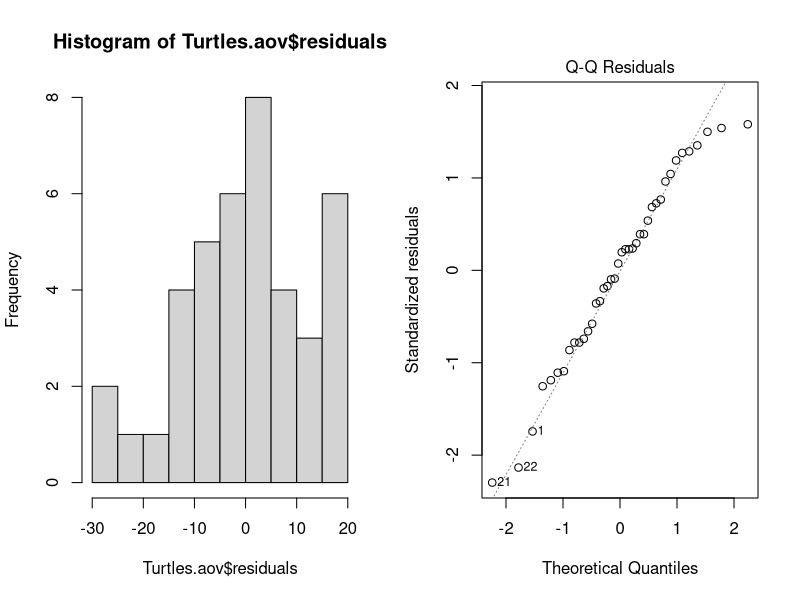
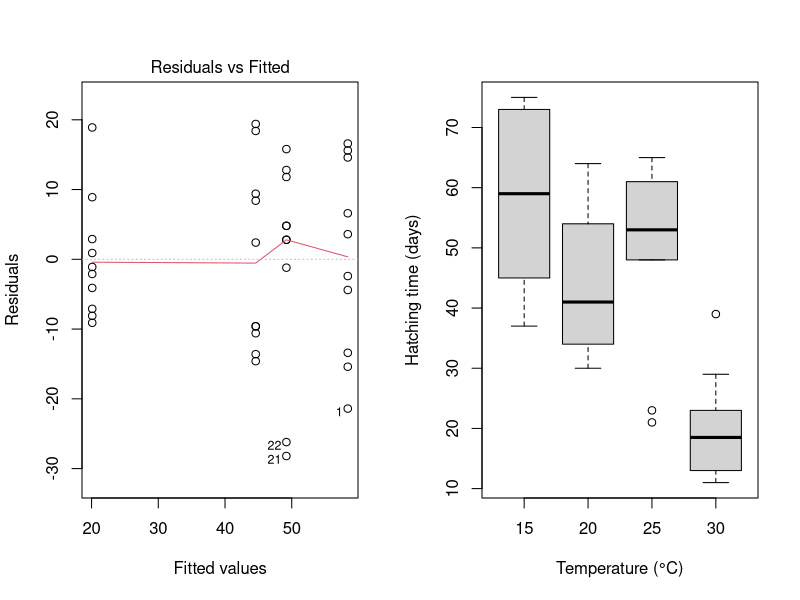

Write R code to recreate these figures, in order.
## ---- chunk 1
Turtles <- read.csv(file = "Turtles.csv", header = TRUE)
Turtles$Temperature <- factor(Turtles$Temperature)
Turtles.aov <- aov(Days ~ Temperature, data = Turtles)
summary(Turtles.aov)
## ---- chunk 2
Turtles.lm <- lm(Days ~ Temperature, data = Turtles)
summary(Turtles.lm)
## ---- chunk 3
TukeyHSD(Turtles.aov)
## ---- chunk 4
par(mfrow = c(1, 2)) # This code put two plots in the same window
hist(Turtles.aov$residuals)
plot(Turtles.aov, which = 2)
## ---- chunk 5
plot(Turtles.aov, which = 1)
## ---- chunk 6
boxplot(Days ~ Temperature, data = Turtles, ylab = "Hatching time (days)", xlab = "Temperature (°C)")
